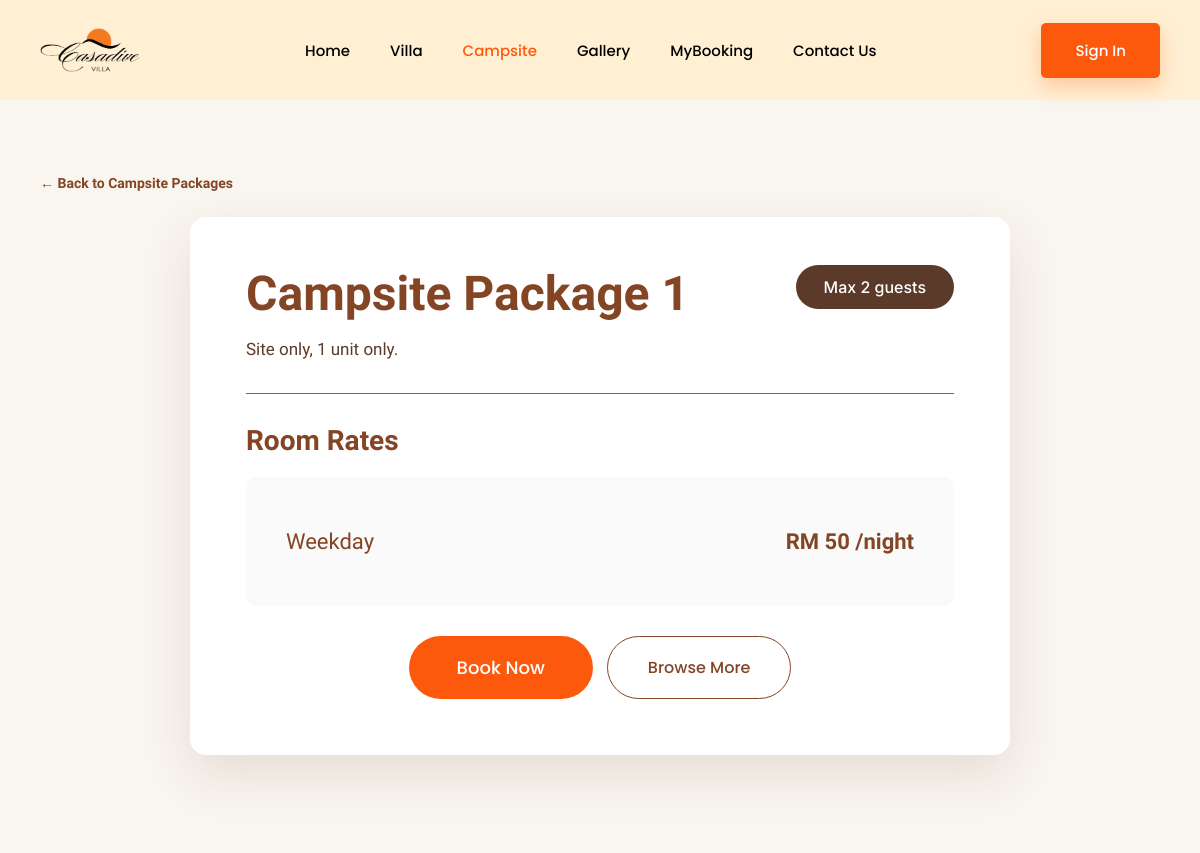
Page /customer/detail.php?id=5 (upper part) on the earlier database version.
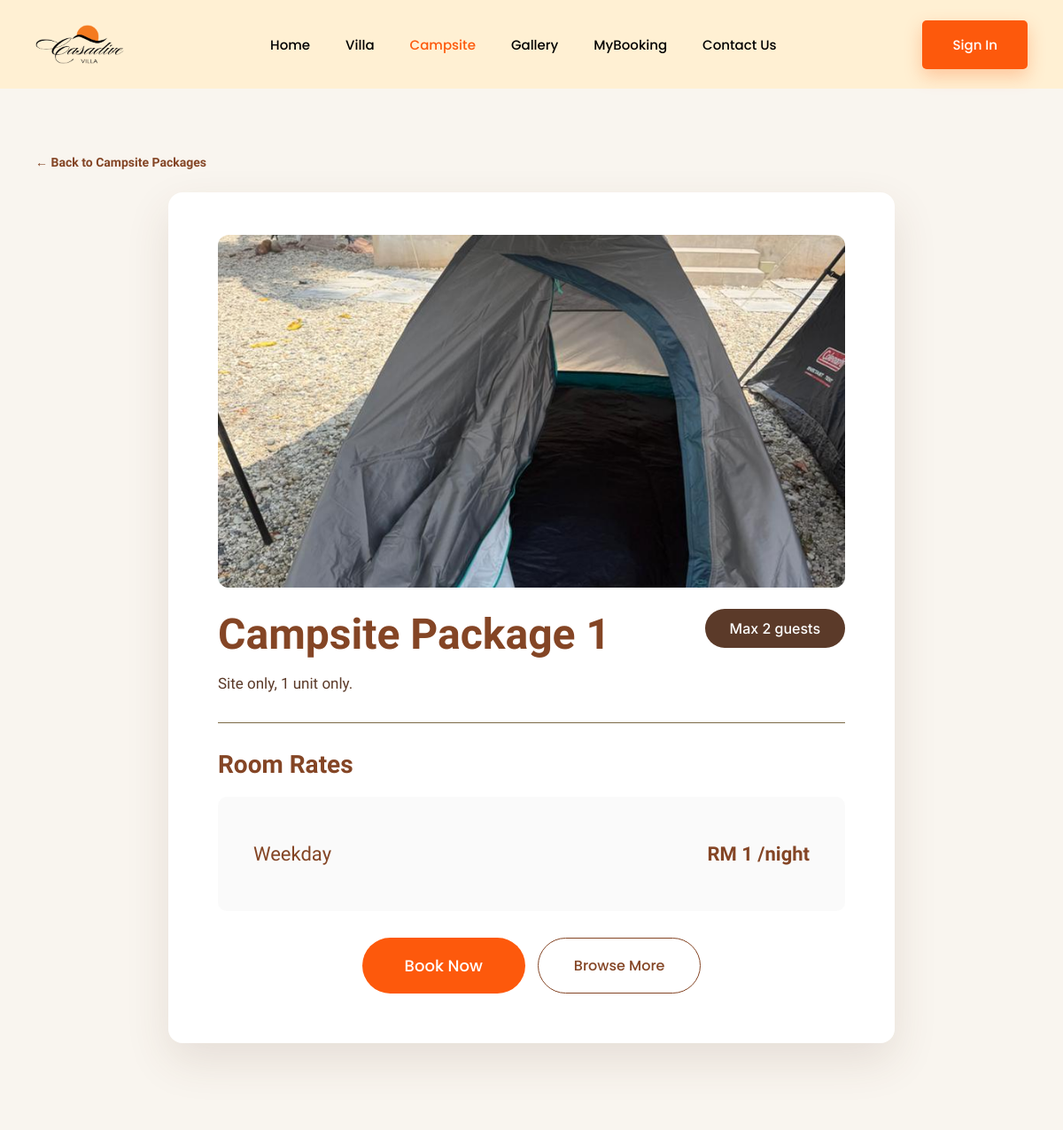
Same page on the later database version.
### tables this page shows
CREATE TABLE `accommodation` (
  accommodation_id   INT UNSIGNED AUTO_INCREMENT PRIMARY KEY,
  accommodation_name VARCHAR(100) NOT NULL,
  accommodation_type ENUM('Villa','Campsite') NOT NULL,
  price              DECIMAL(10,2) NOT NULL COMMENT 'weekday / base rate per night, used for all booking calculations',
  price_weekend      DECIMAL(10,2) NULL COMMENT 'display only — not applied to booking totals yet',
  price_holiday      DECIMAL(10,2) NULL COMMENT 'display only — not applied to booking totals yet',
  capacity           INT UNSIGNED NOT NULL,
  pax_label          VARCHAR(30) NULL COMMENT 'display string e.g. "4-5 PAX", falls back to "Max N guests"',
  features           TEXT NULL COMMENT 'one feature per line, e.g. "Wifi\nAircond\nSea View"',
  description        TEXT,
  status             ENUM('available','unavailable','maintenance') NOT NULL DEFAULT 'available',
  image              VARCHAR(255),
  door_code          VARCHAR(20) COMMENT 'lock box / door code shown to the guest in the check-in reminder'
);

### customer/detail.php (called while the page is built, shortened)
<?php
require_once __DIR__ . '/../includes/db.php';
$id = filter_input(INPUT_GET, 'id', FILTER_VALIDATE_INT);
$accommodation = null;
if ($id) {
    $stmt = $pdo->prepare('SELECT * FROM accommodation WHERE accommodation_id = :id');
    $stmt->execute(['id' => $id]);
    $accommodation = $stmt->fetch();
}
require __DIR__ . '/views/detail.view.php';

### customer/views/detail.view.php (the view, shortened to what this page needs)
<?php include __DIR__ . '/../../includes/header.php'; ?>
  <section class="detail-section">
    <div class="container">
      <?php if (!$accommodation): ?>
        <div class="not-found">
          <h1>Package not found</h1>
          <p>The accommodation you're looking for doesn't exist or may have been removed.</p>
          <br>
          <a href="villa.php" class="detail-book" style="display:inline-block;">Browse Packages</a>
        </div>
      <?php else:
        $backHref = $accommodation['accommodation_type'] === 'Campsite' ? 'campsite.php' : 'villa.php';
        $paxLabel = $accommodation['pax_label'] ?: ('Max ' . (int) $accommodation['capacity'] . ' guests');
      ?>
        <a href="<?= $backHref ?>" class="detail-back">&larr; Back to <?= htmlspecialchars($accommodation['accommodation_type']) ?> Packages</a>
        <div class="detail-card">
          <?php if ($accommodation['image']): ?>
            <div class="detail-media">
              <img src="<?= htmlspecialchars($accommodation['image']) ?>" alt="<?= htmlspecialchars($accommodation['accommodation_name']) ?>" loading="lazy">
            </div>
          <?php endif; ?>
          <div class="detail-head">
            <h1 class="detail-name"><?= htmlspecialchars($accommodation['accommodation_name']) ?></h1>
            <span class="detail-pax"><?= htmlspecialchars($paxLabel) ?></span>
          </div>
          <p class="detail-description"><?= nl2br(htmlspecialchars($accommodation['description'] ?: 'No additional description available for this package.')) ?></p>
          <hr class="detail-divider">
          <h2 class="detail-heading">Room Rates</h2>
          <div class="rates-card">
            <div class="rates-row">
              <span class="rates-label">Weekday</span>
              <span class="rates-value">RM <?= number_format((float) $accommodation['price'], 0) ?> /night</span>
            </div>
          </div>
          <div class="detail-actions">
            <?php if ($accommodation['status'] === 'available'): ?>
              <a href="bookingform.php?accommodation=<?= urlencode($accommodation['accommodation_name']) ?>" class="detail-book">Book Now</a>
            <?php endif; ?>
            <a href="<?= $backHref ?>" class="detail-browse">Browse More</a>
          </div>
        </div>
      <?php endif; ?>
    </div>
  </section>
<?php include __DIR__ . '/../../includes/footer.php'; ?>

Differences in the rows shown:
changed accommodation "Campsite Package 1": image: picture added; price "50" → "1"
